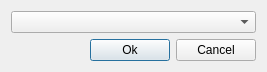
<?xml version="1.0" encoding="UTF-8"?>
<ui version="4.0">
 <class>cProfileSelectDialog</class>
 <widget class="QDialog" name="cProfileSelectDialog">
  <property name="geometry">
   <rect>
    <x>0</x>
    <y>0</y>
    <width>267</width>
    <height>67</height>
   </rect>
  </property>
  <property name="windowTitle">
   <string>Select profile</string>
  </property>
  <layout class="QGridLayout" name="gridLayout">
   <item row="1" column="1">
    <widget class="QPushButton" name="ok">
     <property name="text">
      <string>Ok</string>
     </property>
     <property name="default">
      <bool>true</bool>
     </property>
    </widget>
   </item>
   <item row="1" column="2">
    <widget class="QPushButton" name="cancel">
     <property name="text">
      <string>Cancel</string>
     </property>
     <property name="shortcut">
      <string>Esc</string>
     </property>
    </widget>
   </item>
   <item row="1" column="0">
    <spacer name="horizontalSpacer">
     <property name="orientation">
      <enum>Qt::Horizontal</enum>
     </property>
     <property name="sizeHint" stdset="0">
      <size>
       <width>40</width>
       <height>20</height>
      </size>
     </property>
    </spacer>
   </item>
   <item row="0" column="0" colspan="3">
    <widget class="QComboBox" name="profile"/>
   </item>
  </layout>
 </widget>
 <layoutdefault spacing="6" margin="11"/>
 <resources/>
 <connections>
  <connection>
   <sender>cancel</sender>
   <signal>clicked()</signal>
   <receiver>cProfileSelectDialog</receiver>
   <slot>reject()</slot>
   <hints>
    <hint type="sourcelabel">
     <x>197</x>
     <y>46</y>
    </hint>
    <hint type="destinationlabel">
     <x>133</x>
     <y>33</y>
    </hint>
   </hints>
  </connection>
 </connections>
</ui>
